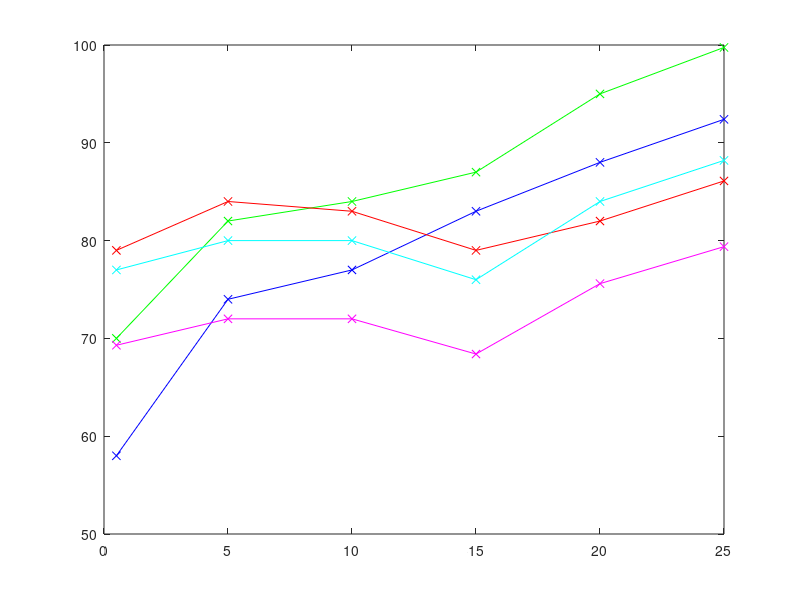

Source code (MATLAB): (Note: this script raises an error after producing the figure.)
% Investigate zylon property extrapolation
% March 22, 2017



p = [.5 5 10 15 20 25]';
beta = [55 60 65 71 75];
EL55 = [58	74	77	83	88	88*1.05]';
EL60 = [70	82	84	87	95	95*1.05]';
EL65 = [79	84	83	79	82	82*1.05]';
EL71 = [77	80	80	76	84	84*1.05]';
EL75 = [77	80	80	76	84	84*1.05]'*.9;
GLH55 = [1030	7478	10415	11409	12008	12008*1.05]';
GLH60 = [593	3133	4401	5319	6214	6214*1.05]';
GLH65 = [546	2074	3390	4331	4937	4937*1.05]';
GLH71 = [374	1279	1825	2397	2670	2670*1.05]';
GLH75 = [374	1279	1825	2397	2670	2670*1.05]'*.7;



%%
figure(1)
clf
box on
hold on

plot(p,EL55,'bx-')
plot(p,EL60,'gx-')
plot(p,EL65,'rx-')
plot(p,EL71,'cx-')
plot(p,EL75,'mx-')


%%
GLHmax = 12008;
GLH0 = interp1(p,GLH71,12)/GLHmax;
GLH1 = 4000;
fac = 1/GLHmax/GLH0*GLH1;

p0 = 25;
beta0 = 55;
GLH = GLH_interp(p0,beta0);

beta_table = [GLH55 GLH60 GLH65 GLH71 GLH75]*fac;

figure(2)
clf
box on
hold on

% % % plot(p,GLH55*fac,'bx-')
% % % plot(p,GLH60*fac,'gx-')
% % % plot(p,GLH65*fac,'rx-')
% % % plot(p,GLH71*fac,'cx-')
% % % plot(p,GLH75*fac,'yx-')
plot(p,beta_table(:,1),'bx-')
plot(p,beta_table(:,2),'gx-')
plot(p,beta_table(:,3),'rx-')
plot(p,beta_table(:,4),'cx-')
plot(p,beta_table(:,5),'yx-')
plot(p0,GLH,'ko')

title('G_{LH}(p)')
xlabel('Inflation pressure (psi)')
ylabel('Shear modulus, G_{LH} (lbf/in)')






%%
figure(3)
clf
box on
hold on
plot(beta,beta_table(1,:),'bx-')
plot(beta,beta_table(2,:),'gx-')
plot(beta,beta_table(3,:),'rx-')
plot(beta,beta_table(4,:),'cx-')
plot(beta,beta_table(5,:),'mx-')
plot(beta,beta_table(6,:),'yx-')
plot(beta0,GLH,'ko')

title('G_{LH}(\beta)')
xlabel('Braid angle, \beta (deg)')
ylabel('Shear modulus, G_{LH} (lbf/in)')




